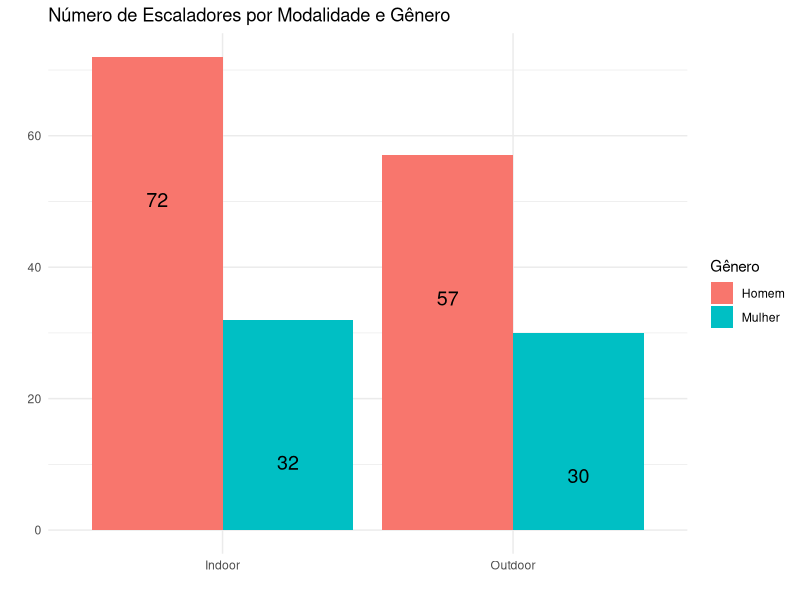
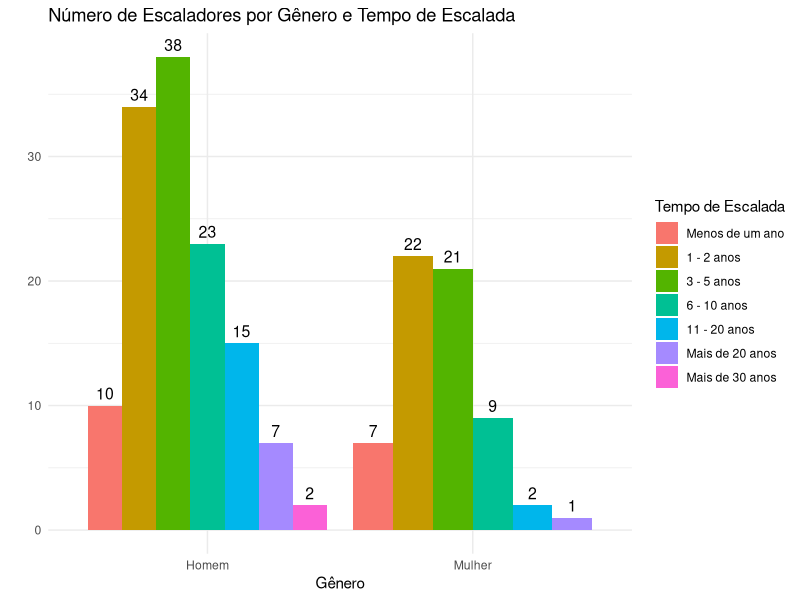
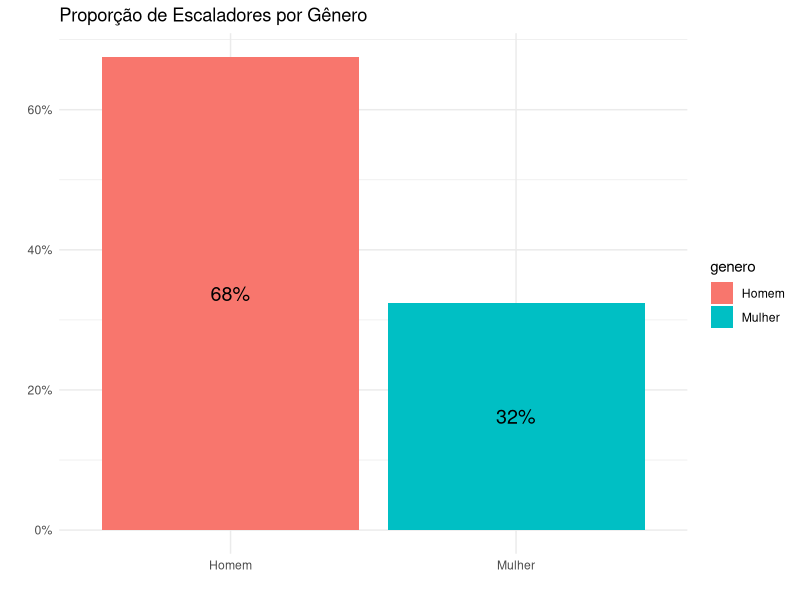
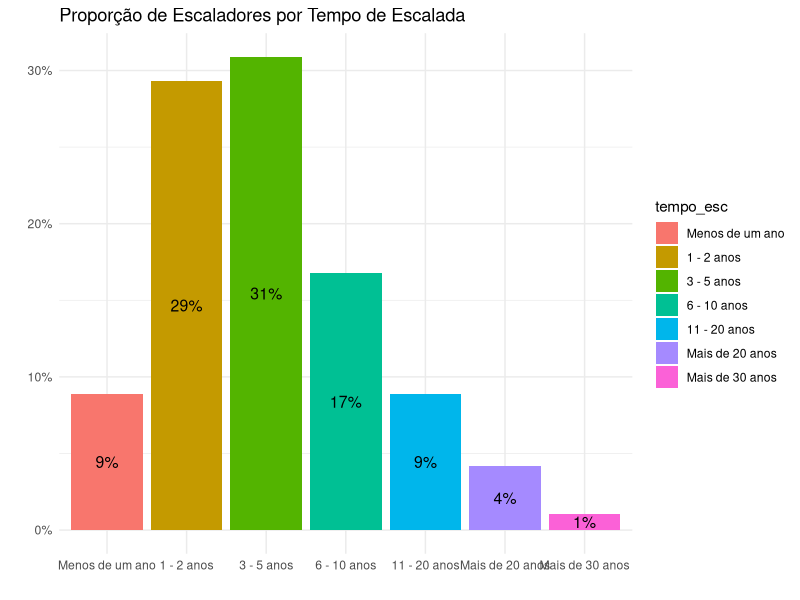
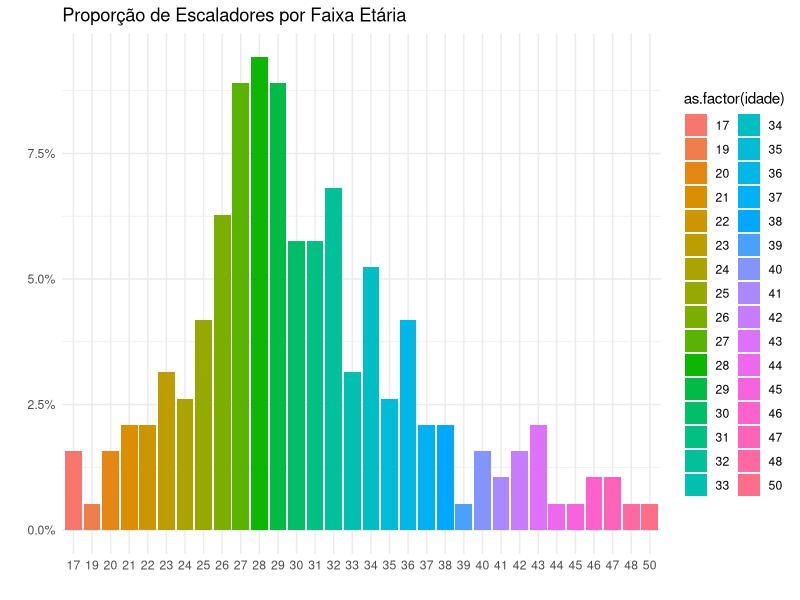
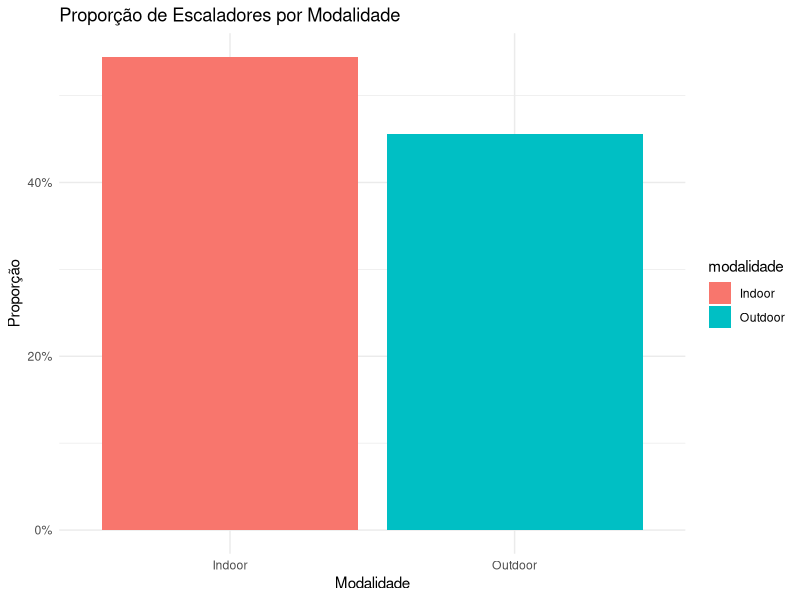
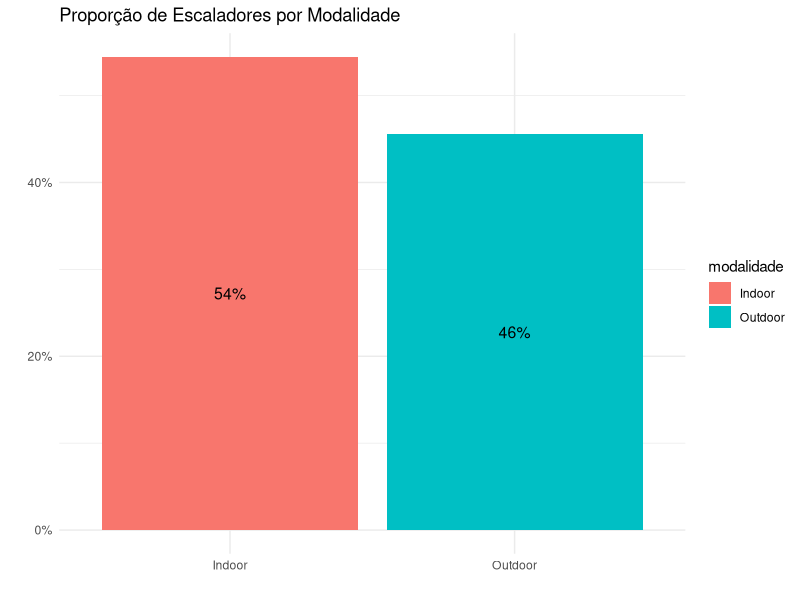
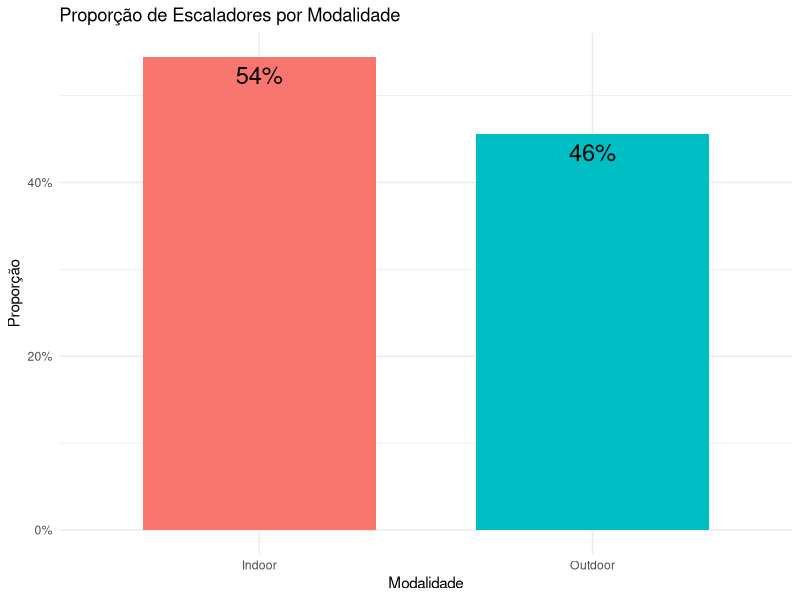

Generate these figures, in order, with R:
#limpar environment:
#rm(list = ls())

#Lista de pacotes
#install.packages("tidyverse")
#install.packages("ggplot2")
install.packages("ggrepel")

#install.packages("dplyr")  # Run this if you haven't installed the package yet
library(dplyr)
library(tidyverse)
library(ggplot2)
library(ggrepel)


#Ler o arquivo .csv uma vez que o diretório está setado
tabela <- read.csv("DEB1_encerrada_10_08_24.csv")


#Traz o resumo da tabela
summary(tabela)


#Transforma uma coluna em fator para poder analisar o dado descritivo, existem niveis/categorias/opções especificas
tabela$genero <- as.factor(tabela$genero)
tabela$tempo_esc <- as.factor(tabela$tempo_esc)
tabela$modalidade <- as.factor(tabela$modalidade)

#Idenfica os levls do fator
levels(tabela$genero)

#Trabalhar essa informação em grupos
mulher <- tabela %>%
  filter(genero == "Mulher")

summary(mulher)

homem <- tabela %>%
  filter(genero == "Homem")

summary(homem)

#Cria uma coluna dentro da tabela
tabela$idade_factor <- as.factor(tabela$idade)

#exportar csv
write.csv(tabela, "tabela.csv")


# Calculate counts and percentages criar tabela_with_counts
tabela_with_counts <- tabela %>%
  count(genero, modalidade) %>%
  group_by(genero) %>%
  mutate(Percentage = n / sum(n) * 100)



#modifica a tabela_with_counts *era dividido em 4 partes, homem/mulher/indoor/outdoor
#agora esta dividido entre tempo_esc, genero, numero de pessoas
#e a porcentagem que representa
tabela_with_counts <- tabela %>%
  count(genero, tempo_esc) %>%
  group_by(genero) %>%
  mutate(Percentage = n / sum(n) * 100)

#deixa só 2 digitos apos a virgula na coluna de porcentagem
tabela_with_counts$Percentage2 <- round(tabela_with_counts$Percentage, 2)

#apaga coluna da tabela
tabela_with_counts$Percentage <- NULL

# Ensure tempo_esc in tabela_with_counts is a factor with the desired levels in ascending order
tabela_with_counts$tempo_esc <- factor(tabela_with_counts$tempo_esc, 
                                       levels = c("Menos de um ano", 
                                                  "1 - 2 anos", 
                                                  "3 - 5 anos", 
                                                  "6 - 10 anos", 
                                                  "11 - 20 anos", 
                                                  "Mais de 20 anos", 
                                                  "Mais de 30 anos"))

# Ensure tempo_esc in tabela is a factor with the desired levels in ascending order
tabela$tempo_esc <- factor(tabela$tempo_esc, 
                           levels = c("Menos de um ano", 
                                      "1 - 2 anos", 
                                      "3 - 5 anos", 
                                      "6 - 10 anos", 
                                      "11 - 20 anos", 
                                      "Mais de 20 anos", 
                                      "Mais de 30 anos"))



#excluir a linha participante outlier duplicado
tabela <- tabela[-75, ]



# Calcular a proporção de escaladores por modalidade
tabela_summary <- tabela %>%
  group_by(modalidade) %>%
  summarise(count = n()) %>%
  mutate(Percentage = count / sum(count))




###PLOTS:



# Gráfico de barras verticais Número de Escaladores por Modalidade e Gênero
ggplot(tabela, aes(x = modalidade, fill = genero)) +
  geom_bar(position = "dodge") +  # Barras lado a lado para cada gênero
  geom_text(stat = "count", aes(label = ..count..), 
            position = position_dodge(width = 0.9), 
            vjust = 10, size = 5 ) +  # Adiciona os rótulos com a contagem
  labs(title = "Número de Escaladores por Modalidade e Gênero",
       x = "",
       y = "",
       fill = "Gênero") +
  theme_minimal()  


# Gráfico de barras Número de Escaladores por Gênero e Tempo de Escalada
ggplot(tabela, aes(x = genero, fill = tempo_esc)) +
  geom_bar(position = "dodge") +  # Barras lado a lado para cada categoria de 'tempo_esc'
  geom_text(stat = "count", aes(label = ..count..), 
            position = position_dodge(width = 0.9), 
            vjust = -0.5, size = 4, color = "black") +  # Ajusta o vjust para colocar o texto dentro da barra
  labs(title = "Número de Escaladores por Gênero e Tempo de Escalada",
       x = "Gênero",
       y = "",
       fill = "Tempo de Escalada") +
  theme_minimal()  # Usando o tema minimalista para clareza



# Gráfico de barras verticais Proporção de Escaladores por Gênero
ggplot(tabela, aes(x = genero, fill = genero)) +
  geom_bar(aes(y = ..count../sum(..count..)), stat = "count") +
  geom_text(aes(y = ..count../sum(..count..), 
                label = scales::percent(..count../sum(..count..), accuracy = 1)),
            stat = "count", 
            position = position_stack(vjust = 0.5),  # Centraliza o texto verticalmente dentro da barra
            color = "black", size = 5) +  # Ajusta a cor e o tamanho do texto
  scale_y_continuous(labels = scales::percent_format()) +
  labs(title = "Proporção de Escaladores por Gênero", 
       x = "", 
       y = "") +
  theme_minimal()




# Gráfico de barras com a Proporção de Escaladores por Tempo de Escalada
ggplot(tabela, aes(x = tempo_esc, fill = tempo_esc)) +
  geom_bar(aes(y = ..count../sum(..count..)), stat = "count") +
  geom_text(aes(y = ..count../sum(..count..), 
                label = scales::percent(..count../sum(..count..), accuracy = 1)),
            stat = "count", 
            position = position_stack(vjust = 0.5),  # Centraliza o texto verticalmente dentro da barra
            color = "black", size = 4) +  # Ajusta a cor e o tamanho do texto
  scale_y_continuous(labels = scales::percent_format()) +
  labs(title = "Proporção de Escaladores por Tempo de Escalada", 
       x = "", 
       y = "") +
  theme_minimal()



#grafico barra Proporção de Escaladores por Faixa Etária"
ggplot(tabela, aes(x = as.factor(idade))) +
  geom_bar(aes(y = ..count../sum(..count..), fill = as.factor(idade))) +
  scale_y_continuous(labels = scales::percent_format()) +
  labs(title = "Proporção de Escaladores por Faixa Etária", 
       x = "", 
       y = "") +
  theme_minimal()

#grafico barra Proporção de Escaladores por Modalidade
ggplot(tabela, aes(x = modalidade)) +
  geom_bar(aes(y = ..count../sum(..count..), fill = modalidade)) +
  scale_y_continuous(labels = scales::percent_format()) +
  labs(title = "Proporção de Escaladores por Modalidade", 
       x = "Modalidade", 
       y = "Proporção") +
  theme_minimal()



# Gráfico de barras verticais Proporção de Escaladores por Modalidade
ggplot(tabela, aes(x = modalidade, fill = modalidade)) +
  geom_bar(aes(y = ..count../sum(..count..)), stat = "count") +
  geom_text(aes(y = ..count../sum(..count..), 
                label = scales::percent(..count../sum(..count..), accuracy = 1)),
            stat = "count", 
            position = position_stack(vjust = 0.5),  # Centraliza o texto verticalmente dentro da barra
            color = "black", size = 4) +  # Ajusta a cor e o tamanho do texto
  scale_y_continuous(labels = scales::percent_format()) +
  labs(title = "Proporção de Escaladores por Modalidade", 
       x = "", 
       y = "") +
  theme_minimal()






# Gráfico de barras com porcentagem dentro das barras
ggplot(tabela_summary, aes(x = modalidade, y = Percentage, fill = modalidade)) +
  geom_bar(stat = "identity", width = 0.7) +
  geom_text(aes(label = scales::percent(Percentage, accuracy = 1)),
            vjust = 1.5, color = "black", size = 6) +  # Adiciona rótulos de porcentagem dentro das barras
  scale_y_continuous(labels = scales::percent_format(accuracy = 1)) +
  labs(title = "Proporção de Escaladores por Modalidade", 
       x = "Modalidade", 
       y = "Proporção") +
  theme_minimal() +
  theme(legend.position = "none")  # Remove a legenda já que as barras estão coloridas pelo mesmo fator




# Supondo que 'tabela' tenha as colunas 'modalidade' e 'tempo_esc'
# Contar o número de ocorrências para cada combinação de modalidade e tempo_esc
tabela_summary <- tabela %>%
  group_by(modalidade, tempo_esc) %>%
  summarise(count = n(), .groups = 'drop')

# Gráfico de barras horizontais Distribuição de Modalidade vs Tempo de Escalada
ggplot(tabela_summary, aes(x = reorder(modalidade, count), y = count, fill = tempo_esc)) +
  geom_bar(stat = "identity", width = 0.7) +  # Ajusta a largura das barras
  coord_flip() +  # Inverte os eixos para criar barras horizontais
  labs(title = "Distribuição de Modalidade vs Tempo de Escalada",
       x = "",
       y = "Número de Escaladores",
       fill = "Tempo de Escalada") +
  scale_fill_brewer(palette = "PuOr") +  # Paleta de cores pastel
  theme(axis.text.x = element_text(angle = 0, hjust = 4))  # Ajusta a orientação do texto, se necessário







